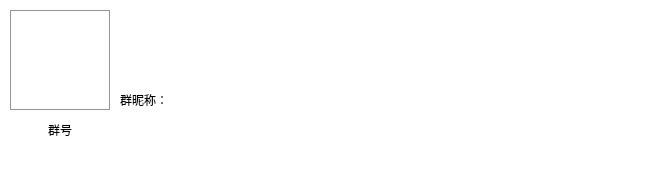
<?xml version="1.0" encoding="UTF-8"?>
<ui version="4.0">
 <class>AddGroup</class>
 <widget class="QWidget" name="AddGroup">
  <property name="geometry">
   <rect>
    <x>0</x>
    <y>0</y>
    <width>650</width>
    <height>180</height>
   </rect>
  </property>
  <property name="minimumSize">
   <size>
    <width>650</width>
    <height>180</height>
   </size>
  </property>
  <property name="maximumSize">
   <size>
    <width>650</width>
    <height>180</height>
   </size>
  </property>
  <property name="windowTitle">
   <string>Form</string>
  </property>
  <property name="styleSheet">
   <string notr="true">/*全局样式表*/
QWidget#AddGroup{
	background-color: rgb(255, 255, 255);
}

QLabel#groupImg{
	border:1px solid rgb(149, 149, 149);
}
</string>
  </property>
  <widget class="QLabel" name="groupImg">
   <property name="geometry">
    <rect>
     <x>10</x>
     <y>10</y>
     <width>100</width>
     <height>100</height>
    </rect>
   </property>
   <property name="minimumSize">
    <size>
     <width>100</width>
     <height>100</height>
    </size>
   </property>
   <property name="maximumSize">
    <size>
     <width>100</width>
     <height>100</height>
    </size>
   </property>
   <property name="text">
    <string/>
   </property>
   <property name="pixmap">
    <pixmap resource="../../image/Image.qrc">:/new/Chat/icons/Chat/logo_Show.png</pixmap>
   </property>
   <property name="scaledContents">
    <bool>true</bool>
   </property>
  </widget>
  <widget class="QLabel" name="name_text">
   <property name="geometry">
    <rect>
     <x>120</x>
     <y>90</y>
     <width>60</width>
     <height>20</height>
    </rect>
   </property>
   <property name="minimumSize">
    <size>
     <width>60</width>
     <height>20</height>
    </size>
   </property>
   <property name="maximumSize">
    <size>
     <width>60</width>
     <height>20</height>
    </size>
   </property>
   <property name="text">
    <string>群昵称：</string>
   </property>
   <property name="alignment">
    <set>Qt::AlignLeading|Qt::AlignLeft|Qt::AlignVCenter</set>
   </property>
  </widget>
  <widget class="QLabel" name="group_Number">
   <property name="geometry">
    <rect>
     <x>10</x>
     <y>120</y>
     <width>100</width>
     <height>20</height>
    </rect>
   </property>
   <property name="minimumSize">
    <size>
     <width>100</width>
     <height>20</height>
    </size>
   </property>
   <property name="maximumSize">
    <size>
     <width>100</width>
     <height>20</height>
    </size>
   </property>
   <property name="text">
    <string>群号</string>
   </property>
   <property name="alignment">
    <set>Qt::AlignCenter</set>
   </property>
  </widget>
  <widget class="QLabel" name="group_Name">
   <property name="geometry">
    <rect>
     <x>180</x>
     <y>90</y>
     <width>200</width>
     <height>20</height>
    </rect>
   </property>
   <property name="minimumSize">
    <size>
     <width>200</width>
     <height>20</height>
    </size>
   </property>
   <property name="maximumSize">
    <size>
     <width>200</width>
     <height>20</height>
    </size>
   </property>
   <property name="text">
    <string/>
   </property>
   <property name="alignment">
    <set>Qt::AlignLeading|Qt::AlignLeft|Qt::AlignVCenter</set>
   </property>
  </widget>
 </widget>
 <resources>
  <include location="../../image/Image.qrc"/>
 </resources>
 <connections/>
</ui>
